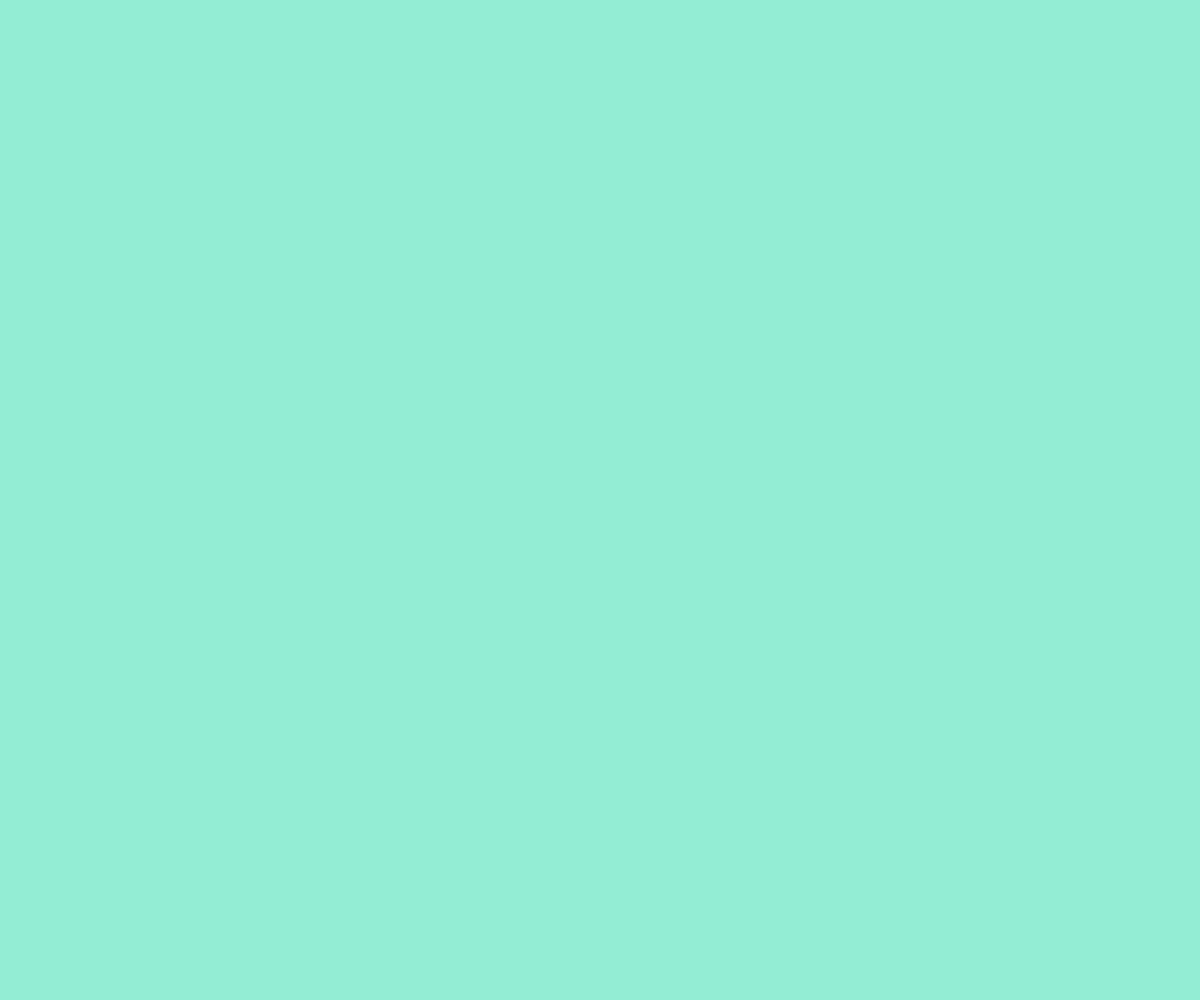
Frame 1 (no input)
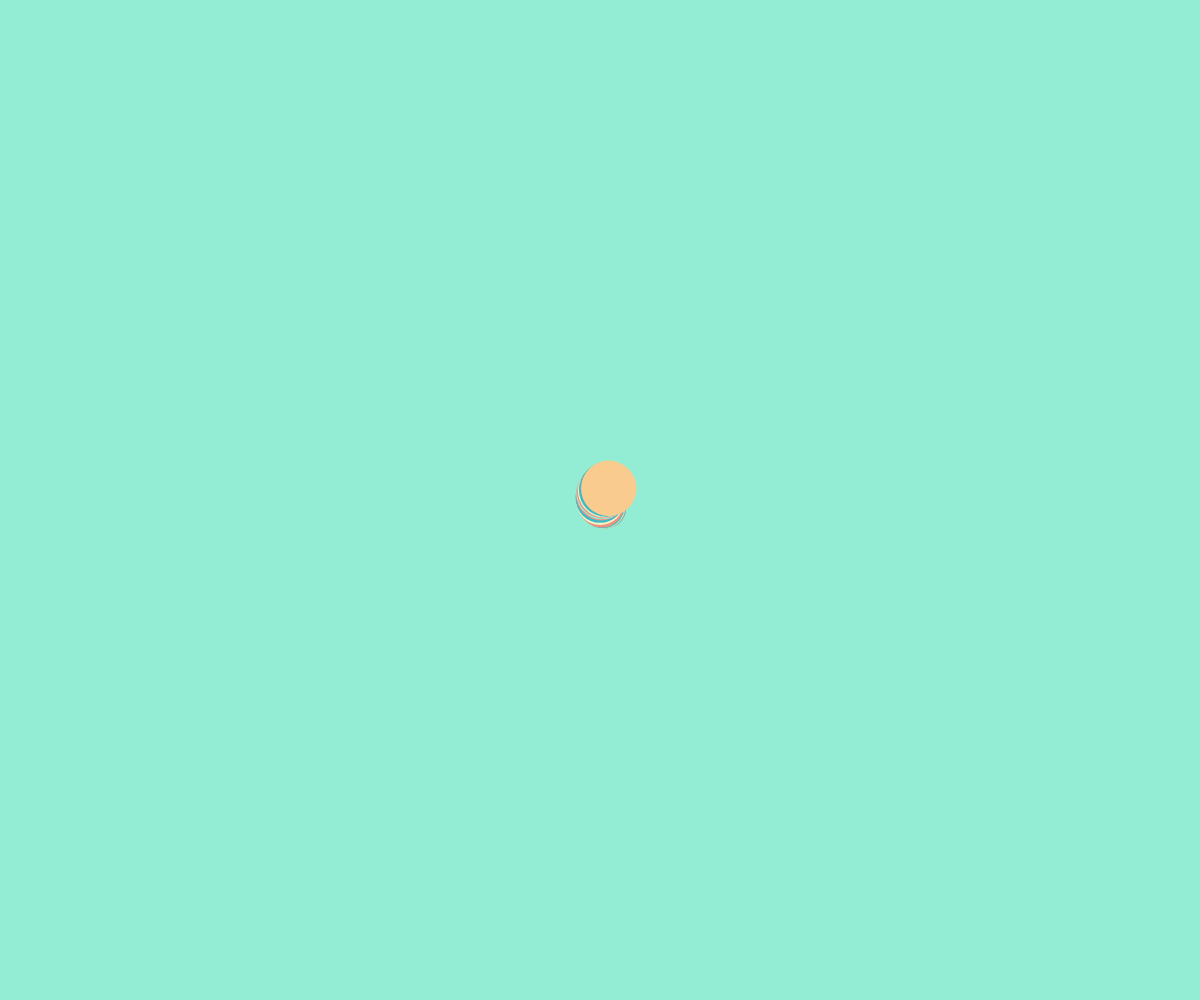
Frame 60 (no input)
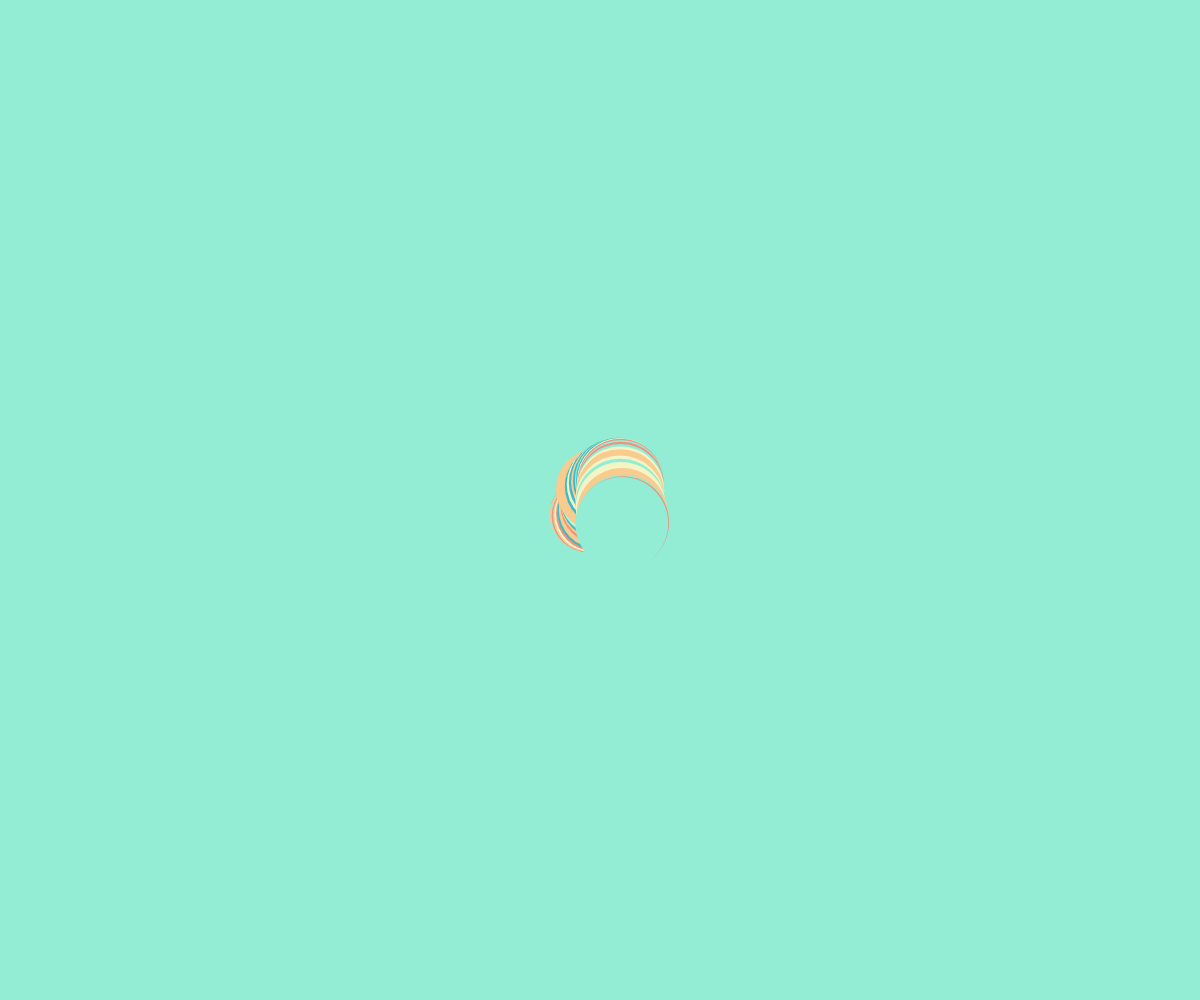
Frame 120 (the mouse pressed at the canvas centre since frame 60)

The p5.js sketch that drew these frames (run headless with seeded random() and noise() and a simulated clock; from frame 60 on, the mouse is pressed at the canvas centre):

// p5.js sketch
// ── sketch.js
var color1 = [
	[60, 186, 200],
	[147, 237, 212],
	[243, 245, 196],
	[249, 203, 143],
	[241, 145, 129]
]

function setup() {
	createCanvas(windowWidth, windowHeight);
	background(147, 237, 212);
	// frameRate(10)
}

let i = 0

function draw() {
	// put drawing code here
	let z = Math.sin(i * 0.1) < 0 ? 1 : -1
	let x = Math.sin((Math.sin(i * 0.1 * - Math.PI / 2) * z + z)) * i/5 + width / 2 ;
	let y = Math.cos(i * 0.1 * - Math.PI / 2) * i/5 + height / 2;
	
	
	// let x = Math.sin(i * 0.1)*100+windowWidth/2;
	// let y = Math.cos(i * 0.1)*100+windowHeight/2;

	// if (y > windowHeight/2  ) {
	// 	x= windowWidth/2+100 +(200-x)
	// } else {
	// 	x = Math.sin(i * 0.1)*100+windowWidth/2;
	// }
	var a = color1[Math.floor(random(0,5))];
	
	noStroke();
	fill(a[0], a[1], a[2]);
	let r = Math.sin(i * 0.01) * 100;
	ellipse(x, y, r, r)
	i += 1;
}

// function mousePressed() {
// 	loop();
//   }
  
//   function mouseReleased() {
// 	noLoop();
//   }
